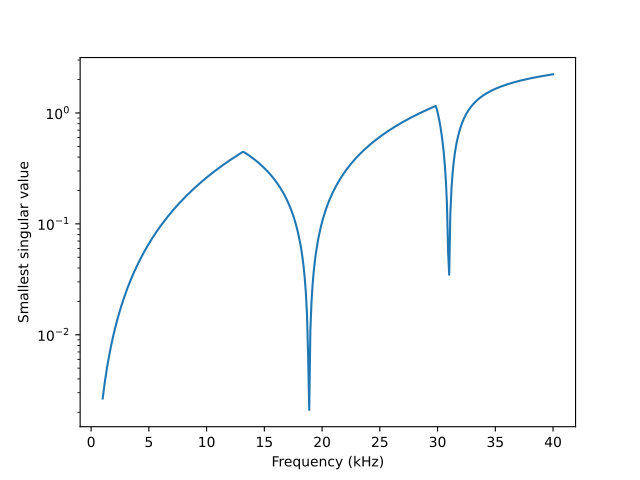

Recreate this plot in Python.
import matplotlib.pyplot as plt
import numpy as np
from joblib import Parallel, delayed

import acoustotreams

k0s = 2 * np.pi * np.linspace(1000, 40000, 400) / 343
materials = [acoustotreams.AcousticMaterial(1050, 2350), acoustotreams.AcousticMaterial(998, 1497)]
lmax = 3
radius = 0.005
lattice = acoustotreams.Lattice.cubic(0.015)
kpar = [0, 0, 0]

def compute_svd(k0):
    sphere = acoustotreams.AcousticTMatrix.sphere(lmax, k0, radius, materials)
    svd = np.linalg.svd(sphere.latticeinteraction(lattice, kpar), compute_uv=False)
    return svd[-1]
res = Parallel(n_jobs=-1)(delayed(compute_svd)(k0s[i]) for i in range(len(k0s)))

fig, ax = plt.subplots()
ax.set_xlabel("Frequency (kHz)")
ax.set_ylabel("Smallest singular value")
ax.semilogy(343 * k0s / (2 * np.pi) / 1000, res)
plt.show()
